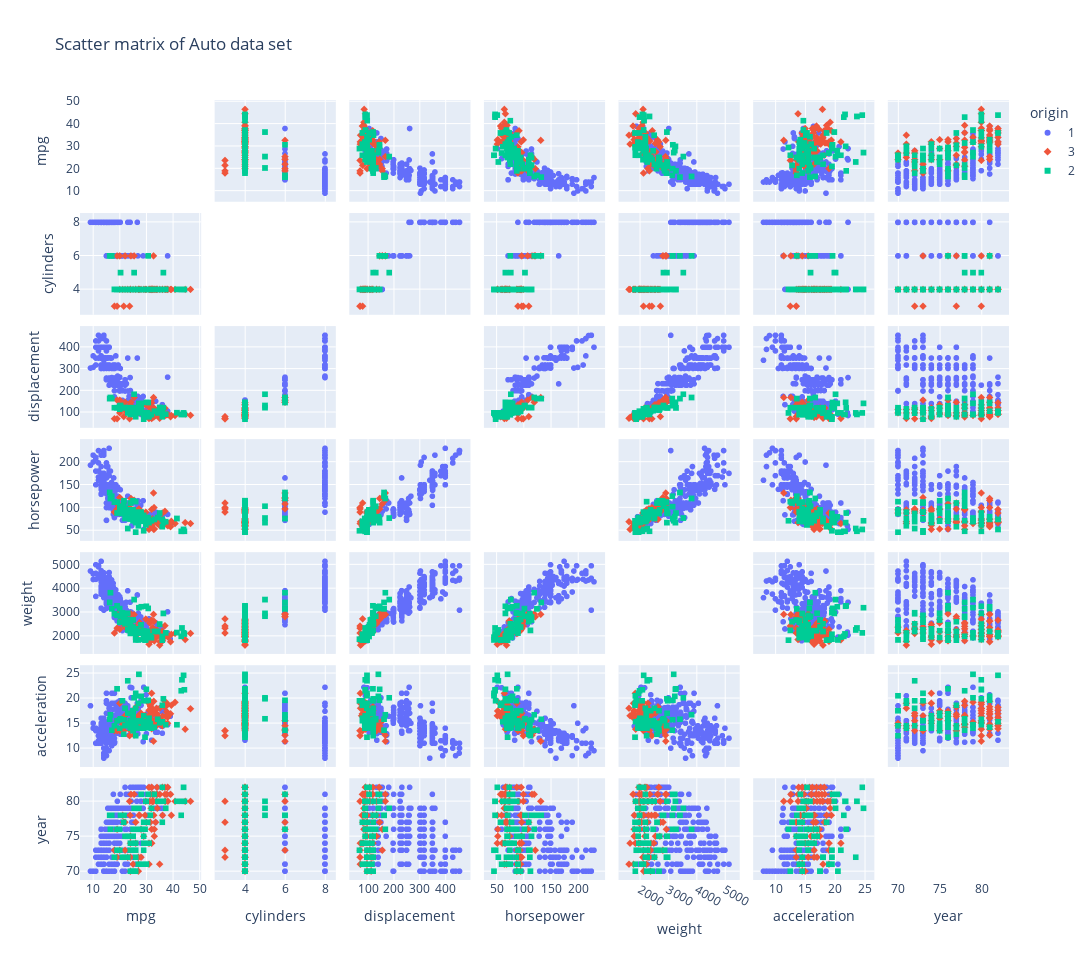

The code cell stored with this chart in its notebook:
### Code cell
fig = px.scatter_matrix(data,
                        dimensions=data.columns[[i for i in range(7)]],
                        symbol="origin", color="origin",
                        title="Scatter matrix of Auto data set",
                        labels={col: col.replace('_', ' ') for col in data.columns},
                        height=960, width=1240)
fig.update_traces(diagonal_visible=False)
fig.show()

### Figure 1 — Plotly figure (JSON) as saved in the notebook; plotly's stock layout.template omitted (floating-point values rounded to 4 significant figures; data arrays with more than 128 entries replaced by an {"elided": "..."} marker saying what was removed)
{"data": [{"diagonal": {"visible": false}, "dimensions": [{"axis": {"matches": true}, "label": "mpg", "values": {"elided": "245 float values"}}, {"axis": {"matches": true}, "label": "cylinders", "values": {"elided": "245 int values"}}, {"axis": {"matches": true}, "label": "displacement", "values": {"elided": "245 float values"}}, {"axis": {"matches": true}, "label": "horsepower", "values": {"elided": "245 int values"}}, {"axis": {"matches": true}, "label": "weight", "values": {"elided": "245 int values"}}, {"axis": {"matches": true}, "label": "acceleration", "values": {"elided": "245 float values"}}, {"axis": {"matches": true}, "label": "year", "values": {"elided": "245 int values"}}], "hovertemplate": "origin=1<br>%{xaxis.title.text}=%{x}<br>%{yaxis.title.text}=%{y}<extra></extra>", "legendgroup": "1", "marker": {"color": "#636efa", "symbol": "circle"}, "name": "1", "showlegend": true, "type": "splom"}, {"diagonal": {"visible": false}, "dimensions": [{"axis": {"matches": true}, "label": "mpg", "values": [24, 27, 27, 25, 31, 35, 24, 19, 28, 23, 27, 20, 22, 18, 20, 31, 32, 31, 32, 24, 26, 29, 24, 24, 33, 33, 32, 28, 19, 31.5, 33.5, 26, 30, 22, 21.5, 32.8, 39.4, 36.1, 27.5, 27.2, 21.1, 23.9, 29.5, 34.1, 31.8, 38.1, 37.2, 29.8, 31.3, 37, 32.2, 46.6, 40.8, 44.6, 33.8, 32.7, 23.7, 32.4, 39.1, 35.1, 32.3, 37, 37.7, 34.1, 33.7, 32.4, 32.9, 31.6, 25.4, 24.2, 37, 31, 36, 36, 34, 38, 32, 38, 32]}, {"axis": {"matches": true}, "label": "cylinders", "values": [4, 4, 4, 4, 4, 4, 4, 3, 4, 4, 4, 4, 4, 3, 6, 4, 4, 4, 4, 4, 4, 4, 4, 4, 4, 4, 4, 4, 6, 4, 4, 4, 4, 6, 3, 4, 4, 4, 4, 4, 4, 4, 4, 4, 4, 4, 4, 4, 4, 4, 4, 4, 4, 4, 4, 6, 3, 4, 4, 4, 4, 4, 4, 4, 4, 4, 4, 4, 6, 6, 4, 4, 4, 4, 4, 4, 4, 4, 4]}, {"axis": {"matches": true}, "label": "displacement", "values": [113, 97, 97, 113, 71, 72, 113, 70, 97, 120, 97, 97, 108, 70, 156, 79, 71, 76, 83, 120, 108, 97, 134, 119, 91, 91, 85, 97, 156, 98, 85, 97, 97, 146, 80, 78, 85, 91, 134, 119, 134, 119, 98, 86, 85, 89, 86, 134, 120, 119, 108, 86, 85, 91, 97, 168, 70, 107, 79, 81, 97, 85, 89, 91, 107, 108, 119, 120, 168, 146, 91, 91, 120, 107, 108, 91, 91, 91, 144]}, {"axis": {"matches": true}, "label": "horsepower", "values": [95, 88, 88, 95, 65, 69, 95, 97, 92, 97, 88, 88, 94, 90, 122, 67, 65, 52, 61, 97, 93, 75, 96, 97, 53, 53, 70, 75, 108, 68, 70, 75, 67, 97, 110, 52, 70, 60, 95, 97, 95, 97, 68, 65, 65, 60, 65, 90, 75, 92, 75, 65, 65, 67, 67, 132, 100, 72, 58, 60, 67, 65, 62, 68, 75, 75, 100, 74, 116, 120, 68, 68, 88, 75, 70, 67, 67, 67, 96]}, {"axis": {"matches": true}, "label": "weight", "values": [2372, 2130, 2130, 2228, 1773, 1613, 2278, 2330, 2288, 2506, 2100, 2279, 2379, 2124, 2807, 1950, 1836, 1649, 2003, 2489, 2391, 2171, 2702, 2545, 1795, 1795, 1990, 2155, 2930, 2045, 1945, 2265, 1985, 2815, 2720, 1985, 2070, 1800, 2560, 2300, 2515, 2405, 2135, 1975, 2020, 1968, 2019, 2711, 2542, 2434, 2265, 2110, 2110, 1850, 2145, 2910, 2420, 2290, 1755, 1760, 2065, 1975, 2050, 1985, 2210, 2350, 2615, 2635, 2900, 2930, 2025, 1970, 2160, 2205, 2245, 1965, 1965, 1995, 2665]}, {"axis": {"matches": true}, "label": "acceleration", "values": [15, 14.5, 14.5, 14, 19, 18, 15.5, 13.5, 17, 14.5, 16.5, 19, 16.5, 13.5, 13.5, 19, 21, 16.5, 19, 15, 15.5, 16, 13.5, 17, 17.5, 17.4, 17, 16.4, 15.5, 18.5, 16.8, 18.2, 16.4, 14.5, 13.5, 19.4, 18.6, 16.4, 14.2, 14.7, 14.8, 14.9, 16.6, 15.2, 19.2, 18.8, 16.4, 15.5, 17.5, 15, 15.2, 17.9, 19.2, 13.8, 18, 11.4, 12.5, 17, 16.9, 16.1, 17.8, 19.4, 17.3, 16, 14.4, 16.8, 14.8, 18.3, 12.6, 13.8, 18.2, 17.6, 14.5, 14.5, 16.9, 15, 15.7, 16.2, 13.9]}, {"axis": {"matches": true}, "label": "year", "values": [70, 70, 71, 71, 71, 71, 72, 72, 72, 72, 72, 73, 73, 73, 73, 74, 74, 74, 74, 74, 74, 75, 75, 75, 75, 76, 76, 76, 76, 77, 77, 77, 77, 77, 77, 78, 78, 78, 78, 78, 78, 78, 78, 79, 79, 80, 80, 80, 80, 80, 80, 80, 80, 80, 80, 80, 80, 80, 81, 81, 81, 81, 81, 81, 81, 81, 81, 81, 81, 81, 82, 82, 82, 82, 82, 82, 82, 82, 82]}], "hovertemplate": "origin=3<br>%{xaxis.title.text}=%{x}<br>%{yaxis.title.text}=%{y}<extra></extra>", "legendgroup": "3", "marker": {"color": "#EF553B", "symbol": "diamond"}, "name": "3", "showlegend": true, "type": "splom"}, {"diagonal": {"visible": false}, "dimensions": [{"axis": {"matches": true}, "label": "mpg", "values": [26, 25, 24, 25, 26, 28, 30, 30, 27, 23, 18, 22, 21, 26, 26, 26, 29, 24, 20, 19, 24, 29, 26, 26, 24, 26, 31, 25, 29, 23, 23, 22, 25, 28, 25, 27, 29, 29.5, 20, 19, 16.5, 36, 29, 30.5, 21.5, 43.1, 20.3, 17, 21.6, 16.2, 31.5, 31.9, 25.4, 27.2, 37.3, 41.5, 34.3, 44.3, 43.4, 36.4, 30, 29.8, 35, 33, 28.1, 30.7, 36, 44]}, {"axis": {"matches": true}, "label": "cylinders", "values": [4, 4, 4, 4, 4, 4, 4, 4, 4, 4, 4, 4, 4, 4, 4, 4, 4, 4, 4, 4, 4, 4, 4, 4, 4, 4, 4, 4, 4, 4, 4, 4, 4, 4, 4, 4, 4, 4, 4, 4, 6, 4, 4, 4, 4, 4, 5, 6, 4, 6, 4, 4, 5, 4, 4, 4, 4, 4, 4, 5, 4, 4, 4, 4, 4, 6, 4, 4]}, {"axis": {"matches": true}, "label": "displacement", "values": [97, 110, 107, 104, 121, 116, 79, 88, 97, 97, 121, 121, 120, 96, 97, 98, 68, 116, 114, 121, 121, 98, 79, 97, 90, 116, 79, 90, 90, 115, 120, 121, 121, 107, 116, 101, 90, 97, 130, 120, 168, 79, 97, 97, 121, 90, 131, 163, 121, 163, 89, 89, 183, 141, 91, 98, 97, 90, 90, 121, 146, 89, 122, 105, 141, 145, 105, 97]}, {"axis": {"matches": true}, "label": "horsepower", "values": [46, 87, 90, 95, 113, 90, 70, 76, 60, 54, 112, 76, 87, 69, 46, 90, 49, 75, 91, 112, 110, 83, 67, 78, 75, 75, 67, 71, 70, 95, 88, 98, 115, 86, 81, 83, 70, 71, 102, 88, 120, 58, 78, 78, 110, 48, 103, 125, 115, 133, 71, 71, 77, 71, 69, 76, 78, 48, 48, 67, 67, 62, 88, 74, 80, 76, 74, 52]}, {"axis": {"matches": true}, "label": "weight", "values": [1835, 2672, 2430, 2375, 2234, 2123, 2074, 2065, 1834, 2254, 2933, 2511, 2979, 2189, 1950, 2265, 1867, 2158, 2582, 2868, 2660, 2219, 1963, 2300, 2108, 2246, 2000, 2223, 1937, 2694, 2957, 2945, 2671, 2464, 2220, 2202, 1937, 1825, 3150, 3270, 3820, 1825, 1940, 2190, 2600, 1985, 2830, 3140, 2795, 3410, 1990, 1925, 3530, 3190, 2130, 2144, 2188, 2085, 2335, 2950, 3250, 1845, 2500, 2190, 3230, 3160, 1980, 2130]}, {"axis": {"matches": true}, "label": "acceleration", "values": [20.5, 17.5, 14.5, 17.5, 12.5, 14, 19.5, 14.5, 19, 23.5, 14.5, 18, 19.5, 18, 21, 15.5, 19.5, 15.5, 14, 15.5, 14, 16.5, 15.5, 14.5, 15.5, 14, 16, 16.5, 14, 15, 17, 14.5, 13.5, 15.5, 16.9, 15.3, 14.2, 12.2, 15.7, 21.9, 16.7, 18.6, 14.5, 14.1, 12.8, 21.5, 15.9, 13.6, 15.7, 15.8, 14.9, 14, 20.1, 24.8, 14.7, 14.7, 15.8, 21.7, 23.7, 19.9, 21.8, 15.3, 15.1, 14.2, 20.4, 19.6, 15.3, 24.6]}, {"axis": {"matches": true}, "label": "year", "values": [70, 70, 70, 70, 70, 71, 71, 71, 71, 72, 72, 72, 72, 72, 73, 73, 73, 73, 73, 73, 73, 74, 74, 74, 74, 74, 74, 75, 75, 75, 75, 75, 75, 76, 76, 76, 76, 76, 76, 76, 76, 77, 77, 77, 77, 78, 78, 78, 78, 78, 78, 79, 79, 79, 79, 80, 80, 80, 80, 80, 80, 80, 80, 81, 81, 81, 82, 82]}], "hovertemplate": "origin=2<br>%{xaxis.title.text}=%{x}<br>%{yaxis.title.text}=%{y}<extra></extra>", "legendgroup": "2", "marker": {"color": "#00cc96", "symbol": "square"}, "name": "2", "showlegend": true, "type": "splom"}], "layout": {"dragmode": "select", "height": 960, "legend": {"title": {"text": "origin"}, "tracegroupgap": 0}, "title": {"text": "Scatter matrix of Auto data set"}, "width": 1240}}
